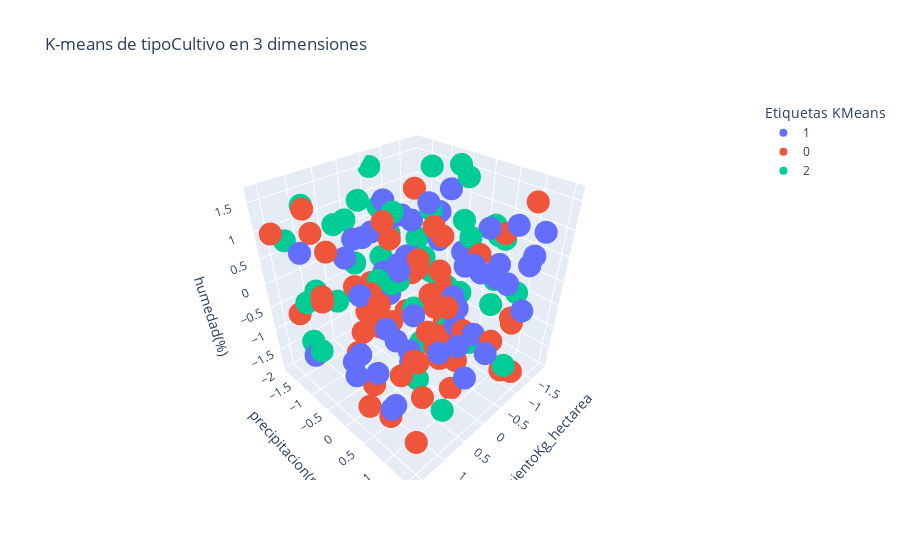

Write notebook code for a chart like this one.
### Code cell
fig = px.scatter_3d(df_kmeans, x='rendimientoKg_hectarea', y='precipitacion(mm)', z='humedad(%)',
                    color='Etiquetas KMeans',
                    title='K-means de tipoCultivo en 3 dimensiones')
fig.show()
